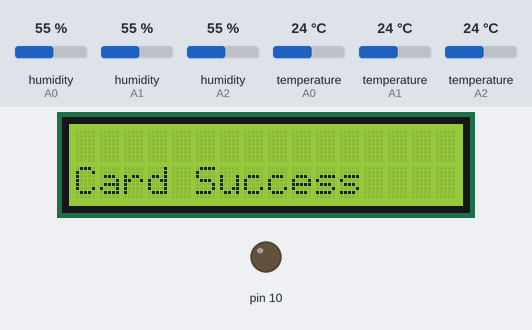
Recording of a sketch running on a simulated Arduino Uno, built with avr-gcc and run on an emulated ATmega328P. On the bench: 16×2 character LCD, output pins drawn as LEDs (lit = HIGH). Wiring (inferred from the names in the program): 3 × DHT11 sensor: data A0 / data A1 / data A2. The inputs (shaded band) are chosen by the test bench; at power-on: humidity (sensors on A0, A1, A2) 55 %, temperature (sensors on A0, A1, A2) 24 °C. The local clock reads 2024-03-15 10:24:30 at power-on unless the sketch sets it; storage starts empty.

Above: at 0.2 s.
At 2.7 s:
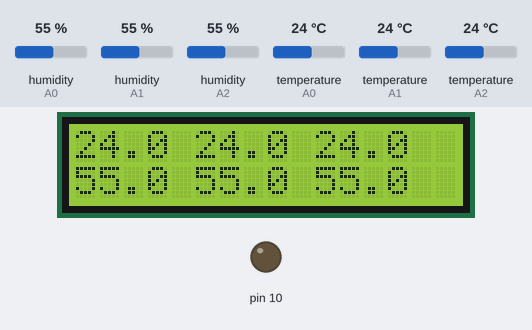
At 4.7 s:
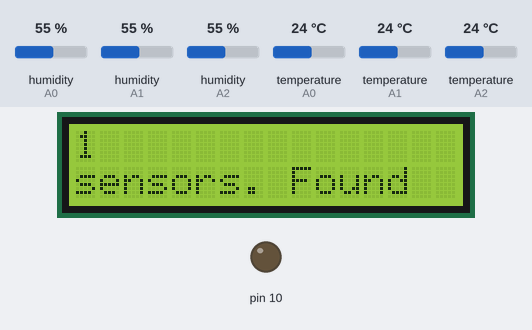
At 6.7 s:
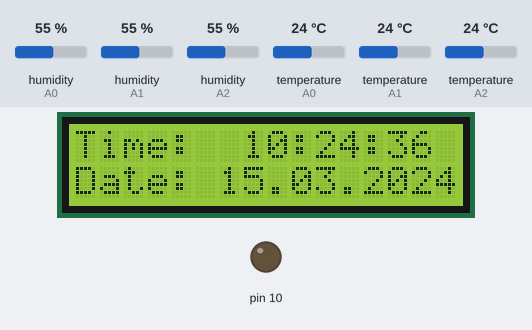
At 22.8 s:
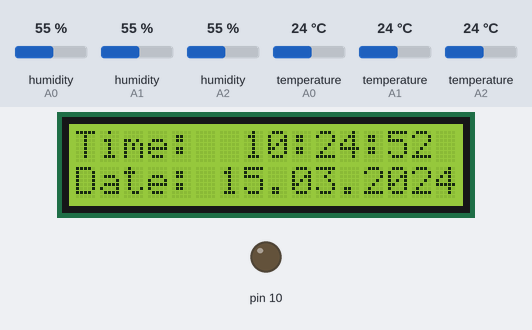
At 39.0 s:
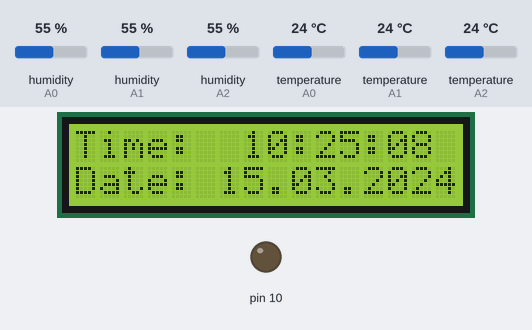

The sketch:

data_logger.ino
```cpp
// just for ketan
#include <SPI.h>
#include <SD.h>
#include <DS3231.h>
#include <LiquidCrystal.h> // includes the LiquidCrystal Library
#include <dht.h>
#include <OneWire.h>
#include <DallasTemperature.h>

#define dht1_pin A0
#define dht2_pin A1
#define dht3_pin A2

// Data wire is plugged into digital pin 2 on the Arduino
#define ONE_WIRE_BUS 8
int deviceCount = 0;
unsigned long interval=60000; // the time we need to wait
unsigned long previousMillis=0; // millis() returns an unsigned long.
// Setup a oneWire instance to communicate with any OneWire device
OneWire oneWire(ONE_WIRE_BUS);

// Pass oneWire reference to DallasTemperature library
DallasTemperature sensors(&oneWire);

dht DHT1;
dht DHT2;
dht DHT3;
DS3231  rtc(SDA, SCL);
long id = 1;              //Store the id# of our reading
const int chipSelect = 10;
float t1,t2,t3,h1,h2,h3;
float temp[9];
LiquidCrystal lcd(2, 3, 4, 5, 6, 7); // Creates an LC object. Parameters: (rs, enable, d4, d5, d6, d7)
void read_all_dht(void);
void read_all_temp(void);
void compress_save(void);
void setup() {
  Serial.begin(115200);
 rtc.begin(); // Initialize the rtc object
 sensors.begin(); // Start up the library
 lcd.begin(16,2); // Initializes the interface to the LCD screen, and specifies the dimensions (width and height) of the display }
//  rtc.setDOW(FRIDAY);     // Set Day-of-Week to SUNDAY
//  rtc.setTime(12, 58, 0);     // Set the time to 12:00:00 (24hr format)
//  rtc.setDate(20, 3, 2020);   // Set the date to January 1st, 2014
  pinMode(10, OUTPUT);
  delay(100);
   // see if the card is present and can be initialized:
  if (!SD.begin(chipSelect)) {
   // Serial.println("Card failed, or not present");
     lcd.setCursor(0,1);
     lcd.print("Card Fail");delay(1350);
    // don't do anything more:
    return;
  }
  lcd.setCursor(0,1);
  lcd.print("Card Success");delay(1350);
  //Write Log.csv File Header
  File logFile = SD.open("LOG.csv", FILE_WRITE);
  if (logFile)
  {
    logFile.println(", , , , , , , , , , , , , , , , ,"); //Just a leading blank line, incase there was previous data
    logFile.println("ID, Date, Time, T1, H1, T2, H2, T3, H3, T4, T5, T6, T7, T8, T9, T10, T11, T12");
    logFile.close();
  }
  read_all_dht();
  lcd.clear();
  delay(1000);
  lcd.print(t1,1);
  lcd.print(" ");
  lcd.print(t2,1);
  lcd.print(" ");
  lcd.print(t3,1);
  lcd.print(" ");
  lcd.setCursor(0,1);
  lcd.print(h1,1);
  lcd.print(" ");
  lcd.print(h2,1);
  lcd.print(" ");
  lcd.print(h3,1);
  lcd.print(" ");
  delay(2000);
  lcd.clear();
  deviceCount = sensors.getDeviceCount();
  lcd.print(deviceCount, DEC);
  lcd.setCursor(0,1);
  lcd.print("sensors. Found");
  delay(2000);
  lcd.clear();
}
void loop() {
 unsigned long currentMillis = millis(); // grab current time

 // check if "interval" time has passed (1000 milliseconds)
 if ((unsigned long)(currentMillis - previousMillis) >= interval) {

   read_all_dht();
   read_all_temp();
   compress_save();
   // save the "current" time
   previousMillis = millis();
 }
 lcd.setCursor(0,0);
 lcd.print("Time:  ");
 lcd.print(rtc.getTimeStr());

 lcd.setCursor(0,1);
 lcd.print("Date: ");
 lcd.print(rtc.getDateStr());
  delay(1000);
}
void read_all_dht()
{
  DHT1.read11(dht1_pin);
  DHT2.read11(dht2_pin);
  DHT3.read11(dht3_pin);
  h1=DHT1.humidity;
  t1=DHT1.temperature;
  h2=DHT2.humidity;
  t2=DHT2.temperature;
  h3=DHT3.humidity;
  t3=DHT3.temperature;
}
void read_all_temp()
{
 sensors.requestTemperatures();

  // Display temperature from each sensor
  lcd.clear();
  for (int i = 0;  i < deviceCount;  i++)
  { lcd.setCursor(0,0);
    lcd.print(i+1);
    lcd.print(" ");
    temp[i] = sensors.getTempCByIndex(i);
    lcd.print(temp[i],1);
    delay(500);
  }
}
void compress_save()
{
   //Open a file to write to
  //Only one file can be open at a time
  String dataString = String(id) + ", " + rtc.getDateStr()+", " + rtc.getTimeStr() ;
  dataString += ", " + String(t1) + ", " + String(h1);
  dataString += ", " + String(t2) + ", " + String(h2);
  dataString += ", " + String(t3) + ", " + String(h3);
  dataString += ", " + String(temp[0]) + ", " + String(temp[1]);
  dataString += ", " + String(temp[2]) + ", " + String(temp[3]);
  dataString += ", " + String(temp[4]) + ", " + String(temp[5]);
  dataString += ", " + String(temp[6]) + ", " + String(temp[7]);
  dataString += ", " + String(temp[8]);
  Serial.println(dataString);
  File logFile = SD.open("LOG.csv", FILE_WRITE);
  if(logFile)
  {
    logFile.println(dataString);
    logFile.close();
  //  Serial.println(dataString);
  }
}
```

Measured:
- what the display in image 0 shows lasts 1.4 s, from 0.2 s to 1.6 s
- what the display in image 1 shows lasts 2.0 s, from 2.6 s to 4.6 s
- what the display in image 3 shows lasts 1.0 s, from 6.7 s to 7.7 s
